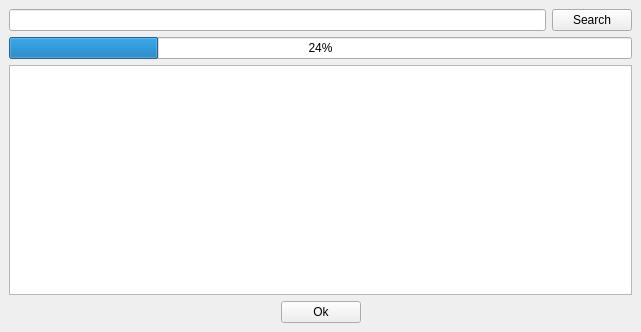
<ui version="4.0" >
 <class>LocationFinder</class>
 <widget class="QWidget" name="LocationFinder" >
  <property name="geometry" >
   <rect>
    <x>0</x>
    <y>0</y>
    <width>641</width>
    <height>332</height>
   </rect>
  </property>
  <property name="windowTitle" >
   <string>Location finder</string>
  </property>
  <layout class="QVBoxLayout" >
   <property name="margin" >
    <number>9</number>
   </property>
   <property name="spacing" >
    <number>6</number>
   </property>
   <item>
    <layout class="QHBoxLayout" >
     <property name="margin" >
      <number>0</number>
     </property>
     <property name="spacing" >
      <number>6</number>
     </property>
     <item>
      <widget class="QLineEdit" name="search_line" />
     </item>
     <item>
      <widget class="QPushButton" name="search_button" >
       <property name="text" >
        <string>Search</string>
       </property>
      </widget>
     </item>
    </layout>
   </item>
   <item>
    <widget class="QProgressBar" name="progressBar" >
     <property name="value" >
      <number>24</number>
     </property>
     <property name="orientation" >
      <enum>Qt::Horizontal</enum>
     </property>
    </widget>
   </item>
   <item>
    <widget class="QTableWidget" name="locations_table" />
   </item>
   <item>
    <layout class="QHBoxLayout" >
     <property name="margin" >
      <number>0</number>
     </property>
     <property name="spacing" >
      <number>6</number>
     </property>
     <item>
      <spacer>
       <property name="orientation" >
        <enum>Qt::Horizontal</enum>
       </property>
       <property name="sizeHint" >
        <size>
         <width>40</width>
         <height>20</height>
        </size>
       </property>
      </spacer>
     </item>
     <item>
      <widget class="QPushButton" name="ok_button" >
       <property name="text" >
        <string>Ok</string>
       </property>
      </widget>
     </item>
     <item>
      <spacer>
       <property name="orientation" >
        <enum>Qt::Horizontal</enum>
       </property>
       <property name="sizeHint" >
        <size>
         <width>40</width>
         <height>20</height>
        </size>
       </property>
      </spacer>
     </item>
    </layout>
   </item>
  </layout>
 </widget>
 <resources/>
 <connections/>
</ui>
